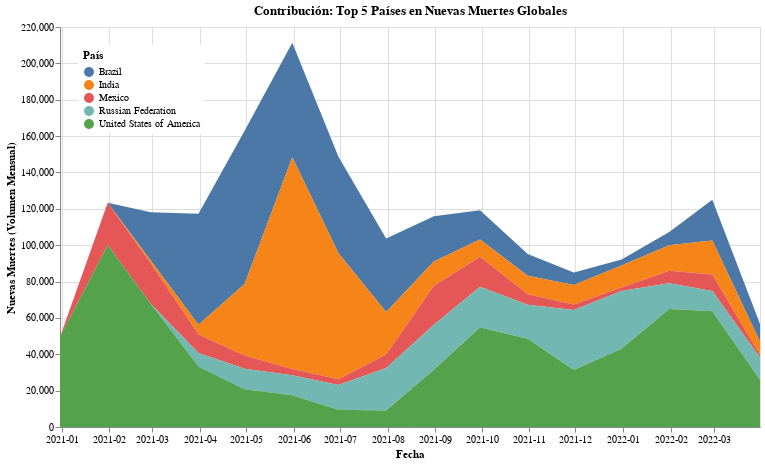

The notebook cell saved with this chart:
### Code cell
# 1. PREPARACIÓN DE DATOS
# Aseguramos formato de fecha
df['date'] = pd.to_datetime(df['date'])

# Identificamos el Top 5 países por muertes totales (suma de todo el periodo)
top_5_countries = df.groupby('country')['New_deaths'].sum().nlargest(5).index.tolist()
df_top5 = df[df['country'].isin(top_5_countries)]

# Agrupamos por mes y país (Pre-cálculo para optimizar el gráfico)
df_stacked = df_top5.set_index('date').groupby('country').resample('ME').agg({
    'New_deaths': 'sum' # Sumamos las muertes de cada mes
}).reset_index()

# 2. CREACIÓN DEL GRÁFICO
stacked_area = alt.Chart(df_stacked).mark_area().encode(
    x=alt.X('date:T', title='Fecha', axis=alt.Axis(format='%Y-%m')),
    y=alt.Y('New_deaths:Q', title='Nuevas Muertes (Volumen Mensual)'), 
    color=alt.Color('country:N', 
                    title='País',
                    # Mantenemos tu preferencia de leyenda
                    legend=alt.Legend(orient='top-left', # La moví arriba izq para que no tape el área final
                                      fillColor='white', 
                                      padding=5, 
                                      columns=1)), 
    tooltip=[
        alt.Tooltip('country', title='País'),
        alt.Tooltip('date', title='Fecha', format='%Y-%m'),
        alt.Tooltip('New_deaths', title='Muertes Mensuales', format=',')
    ]
).properties(
    title='Contribución: Top 5 Países en Nuevas Muertes Globales',
    width=700,
    height=400
)

display(stacked_area)

### Figure 1 — Vega-Lite specification as saved in the notebook (floating-point values rounded to 4 significant figures)
{"config": {"view": {"continuousWidth": 300, "continuousHeight": 300}}, "data": {"name": "data-63eeb47749515cce85e5c2b65c54e822"}, "mark": {"type": "area"}, "encoding": {"color": {"field": "country", "legend": {"columns": 1, "fillColor": "white", "orient": "top-left", "padding": 5}, "title": "País", "type": "nominal"}, "tooltip": [{"field": "country", "title": "País", "type": "nominal"}, {"field": "date", "format": "%Y-%m", "title": "Fecha", "type": "temporal"}, {"field": "New_deaths", "format": ",", "title": "Muertes Mensuales", "type": "quantitative"}], "x": {"axis": {"format": "%Y-%m"}, "field": "date", "title": "Fecha", "type": "temporal"}, "y": {"field": "New_deaths", "title": "Nuevas Muertes (Volumen Mensual)", "type": "quantitative"}}, "height": 400, "title": "Contribución: Top 5 Países en Nuevas Muertes Globales", "width": 700, "$schema": "https://vega.github.io/schema/vega-lite/v5.20.1.json", "datasets": {"data-63eeb47749515cce85e5c2b65c54e822": [{"country": "Brazil", "date": "2021-02-28T00:00:00", "New_deaths": 26526}, {"country": "Brazil", "date": "2021-03-31T00:00:00", "New_deaths": 61031}, {"country": "Brazil", "date": "2021-04-30T00:00:00", "New_deaths": 84319}, {"country": "Brazil", "date": "2021-05-31T00:00:00", "New_deaths": 62872}, {"country": "Brazil", "date": "2021-06-30T00:00:00", "New_deaths": 53035}, {"country": "Brazil", "date": "2021-07-31T00:00:00", "New_deaths": 40405}, {"country": "Brazil", "date": "2021-08-31T00:00:00", "New_deaths": 24811}, {"country": "Brazil", "date": "2021-09-30T00:00:00", "New_deaths": 16138}, {"country": "Brazil", "date": "2021-10-31T00:00:00", "New_deaths": 12016}, {"country": "Brazil", "date": "2021-11-30T00:00:00", "New_deaths": 6816}, {"country": "Brazil", "date": "2021-12-31T00:00:00", "New_deaths": 3294}, {"country": "Brazil", "date": "2022-01-31T00:00:00", "New_deaths": 7275}, {"country": "Brazil", "date": "2022-02-28T00:00:00", "New_deaths": 22389}, {"country": "Brazil", "date": "2022-03-31T00:00:00", "New_deaths": 9767}, {"country": "India", "date": "2021-02-28T00:00:00", "New_deaths": 1512}, {"country": "India", "date": "2021-03-31T00:00:00", "New_deaths": 5417}, {"country": "India", "date": "2021-04-30T00:00:00", "New_deaths": 39214}, {"country": "India", "date": "2021-05-31T00:00:00", "New_deaths": 116561}, {"country": "India", "date": "2021-06-30T00:00:00", "New_deaths": 69354}, {"country": "India", "date": "2021-07-31T00:00:00", "New_deaths": 23334}, {"country": "India", "date": "2021-08-31T00:00:00", "New_deaths": 13345}, {"country": "India", "date": "2021-09-30T00:00:00", "New_deaths": 9502}, {"country": "India", "date": "2021-10-31T00:00:00", "New_deaths": 10124}, {"country": "India", "date": "2021-11-30T00:00:00", "New_deaths": 10794}, {"country": "India", "date": "2021-12-31T00:00:00", "New_deaths": 12100}, {"country": "India", "date": "2022-01-31T00:00:00", "New_deaths": 13970}, {"country": "India", "date": "2022-02-28T00:00:00", "New_deaths": 18793}, {"country": "India", "date": "2022-03-31T00:00:00", "New_deaths": 7227}, {"country": "Mexico", "date": "2021-01-31T00:00:00", "New_deaths": 23178}, {"country": "Mexico", "date": "2021-02-28T00:00:00", "New_deaths": 22168}, {"country": "Mexico", "date": "2021-03-31T00:00:00", "New_deaths": 10165}, {"country": "Mexico", "date": "2021-04-30T00:00:00", "New_deaths": 7346}, {"country": "Mexico", "date": "2021-05-31T00:00:00", "New_deaths": 3362}, {"country": "Mexico", "date": "2021-06-30T00:00:00", "New_deaths": 3091}, {"country": "Mexico", "date": "2021-07-31T00:00:00", "New_deaths": 7529}, {"country": "Mexico", "date": "2021-08-31T00:00:00", "New_deaths": 21532}, {"country": "Mexico", "date": "2021-09-30T00:00:00", "New_deaths": 16506}, {"country": "Mexico", "date": "2021-10-31T00:00:00", "New_deaths": 5808}, {"country": "Mexico", "date": "2021-11-30T00:00:00", "New_deaths": 3012}, {"country": "Mexico", "date": "2021-12-31T00:00:00", "New_deaths": 1897}, {"country": "Mexico", "date": "2022-01-31T00:00:00", "New_deaths": 6882}, {"country": "Mexico", "date": "2022-02-28T00:00:00", "New_deaths": 9065}, {"country": "Mexico", "date": "2022-03-31T00:00:00", "New_deaths": 1450}, {"country": "Russian Federation", "date": "2021-03-31T00:00:00", "New_deaths": 7482}, {"country": "Russian Federation", "date": "2021-04-30T00:00:00", "New_deaths": 11278}, {"country": "Russian Federation", "date": "2021-05-31T00:00:00", "New_deaths": 11039}, {"country": "Russian Federation", "date": "2021-06-30T00:00:00", "New_deaths": 13713}, {"country": "Russian Federation", "date": "2021-07-31T00:00:00", "New_deaths": 23349}, {"country": "Russian Federation", "date": "2021-08-31T00:00:00", "New_deaths": 24661}, {"country": "Russian Federation", "date": "2021-09-30T00:00:00", "New_deaths": 22412}, {"country": "Russian Federation", "date": "2021-10-31T00:00:00", "New_deaths": 18698}, {"country": "Russian Federation", "date": "2021-11-30T00:00:00", "New_deaths": 33023}, {"country": "Russian Federation", "date": "2021-12-31T00:00:00", "New_deaths": 31773}, {"country": "Russian Federation", "date": "2022-01-31T00:00:00", "New_deaths": 14212}, {"country": "Russian Federation", "date": "2022-02-28T00:00:00", "New_deaths": 11123}, {"country": "Russian Federation", "date": "2022-03-31T00:00:00", "New_deaths": 12233}, {"country": "United States of America", "date": "2020-12-31T00:00:00", "New_deaths": 49499}, {"country": "United States of America", "date": "2021-01-31T00:00:00", "New_deaths": 100121}, {"country": "United States of America", "date": "2021-02-28T00:00:00", "New_deaths": 67846}, {"country": "United States of America", "date": "2021-03-31T00:00:00", "New_deaths": 33232}, {"country": "United States of America", "date": "2021-04-30T00:00:00", "New_deaths": 20755}, {"country": "United States of America", "date": "2021-05-31T00:00:00", "New_deaths": 17439}, {"country": "United States of America", "date": "2021-06-30T00:00:00", "New_deaths": 9455}, {"country": "United States of America", "date": "2021-07-31T00:00:00", "New_deaths": 9039}, {"country": "United States of America", "date": "2021-08-31T00:00:00", "New_deaths": 31539}, {"country": "United States of America", "date": "2021-09-30T00:00:00", "New_deaths": 54667}, {"country": "United States of America", "date": "2021-10-31T00:00:00", "New_deaths": 48548}, {"country": "United States of America", "date": "2021-11-30T00:00:00", "New_deaths": 31282}, {"country": "United States of America", "date": "2021-12-31T00:00:00", "New_deaths": 43004}, {"country": "United States of America", "date": "2022-01-31T00:00:00", "New_deaths": 64878}, {"country": "United States of America", "date": "2022-02-28T00:00:00", "New_deaths": 63656}, {"country": "United States of America", "date": "2022-03-31T00:00:00", "New_deaths": 25958}]}}
